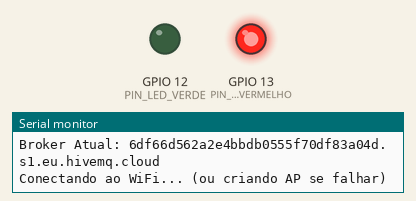
Simulated run of this sketch. Board: ESP32. On the bench: output pins drawn as LEDs (lit = HIGH), the last lines printed to the serial monitor. WiFi joins after 1.5 s; servers stay silent unless stated; random numbers use the default seed unless the sketch sets one; EEPROM starts erased; no MQTT or app messages arrive unless stated.

Above: at 0.1 s.
At 1.6 s:
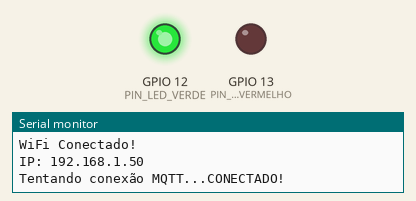
Timing chart, 0 to 3.1 s (numbered marks = the images above):
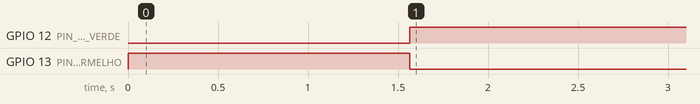

Measured:
- by itself, GPIO 12 (PIN_LED_VERDE): LOW → HIGH at 1.6 s
- by itself, GPIO 13 (PIN_LED_VERMELHO): HIGH → LOW at 1.6 s

The sketch:

teste_wifi_MQTT.ino
```cpp
/*
 * TESTE UNITÁRIO: Conectividade WiFi e MQTT (SSL/TLS)
 * Hardware: ESP32
 * Bibliotecas: WiFiManager (tzapu), PubSubClient, ArduinoJson
 * * OBJETIVO:
 * 1. Testar o portal cativo (WiFiManager).
 * 2. Validar a gravação de parametros na memória (Preferences).
 * 3. Testar conexão segura (TLS) com o Broker MQTT.
 */

#include <WiFi.h>
#include <WiFiClientSecure.h>
#include <WiFiManager.h>
#include <PubSubClient.h>
#include <Preferences.h>

// --- Configuração de Hardware (LEDs de Status) ---
#define PIN_LED_VERDE     12 // Aceso = Conectado e Operacional
#define PIN_LED_VERMELHO  13 // Aceso/Piscando = Tentando conectar ou Erro

// --- Valores Padrão (Caso a memória esteja vazia) ---
const char* DEFAULT_BROKER = "6df66d562a2e4bbdb0555f70df83a04d.s1.eu.hivemq.cloud";
const char* DEFAULT_PORT   = "8883"; // Porta SSL padrão
const char* DEFAULT_USER   = "Samuel";
const char* DEFAULT_PASS   = "Telecom25";

// --- Variáveis Globais ---
char mqtt_broker[100];
char mqtt_port[6];
char mqtt_user[40];
char mqtt_pass[40];

bool shouldSaveConfig = false;

// Objetos
WiFiClientSecure espClient;
PubSubClient mqttClient(espClient);
Preferences preferences;

// Callback para notificar que houve alterações no WiFiManager
void saveConfigCallback () {
  Serial.println("[CALLBACK] Alterações detectadas no Portal. Preparando para guardar...");
  shouldSaveConfig = true;
}

void setup() {
  Serial.begin(115200);
  pinMode(PIN_LED_VERDE, OUTPUT);
  pinMode(PIN_LED_VERMELHO, OUTPUT);

  // Estado inicial: LEDs apagados
  digitalWrite(PIN_LED_VERDE, LOW);
  digitalWrite(PIN_LED_VERMELHO, HIGH); // Vermelho indica "A iniciar/Desconectado"

  Serial.println("\n--- INICIANDO TESTE DE CONECTIVIDADE ---");

  // 1. Ler configurações salvas na memória NVS
  Serial.println("Lendo preferencias...");
  preferences.begin("balanca-cfg", false);

  String s_broker = preferences.getString("mqtt_broker", DEFAULT_BROKER);
  String s_port   = preferences.getString("mqtt_port", DEFAULT_PORT);
  String s_user   = preferences.getString("mqtt_user", DEFAULT_USER);
  String s_pass   = preferences.getString("mqtt_pass", DEFAULT_PASS);

  s_broker.toCharArray(mqtt_broker, 100);
  s_port.toCharArray(mqtt_port, 6);
  s_user.toCharArray(mqtt_user, 40);
  s_pass.toCharArray(mqtt_pass, 40);

  preferences.end();

  Serial.print("Broker Atual: "); Serial.println(mqtt_broker);

  // 2. Configurar WiFiManager
  WiFiManager wm;
  wm.setSaveConfigCallback(saveConfigCallback);

  // Parâmetros personalizados no portal
  WiFiManagerParameter custom_mqtt_server("server", "MQTT Broker", mqtt_broker, 100);
  WiFiManagerParameter custom_mqtt_port("port", "MQTT Port", mqtt_port, 6);
  WiFiManagerParameter custom_mqtt_user("user", "MQTT User", mqtt_user, 40);
  WiFiManagerParameter custom_mqtt_pass("pass", "MQTT Pass", mqtt_pass, 40, "type='password'");

  wm.addParameter(&custom_mqtt_server);
  wm.addParameter(&custom_mqtt_port);
  wm.addParameter(&custom_mqtt_user);
  wm.addParameter(&custom_mqtt_pass);

  // Se não conectar, cria o AP "ESP-TESTE-REDE"
  wm.setTimeout(180); // 3 minutos para configurar antes de reiniciar

  Serial.println("Conectando ao WiFi... (ou criando AP se falhar)");

  if (!wm.autoConnect("ESP-TESTE-REDE", "Admin1234")) {
    Serial.println("Falha na conexão ou timeout. Reiniciando...");
    ESP.restart();
  }

  // 3. Salvar novas configurações se foram alteradas
  if (shouldSaveConfig) {
    strcpy(mqtt_broker, custom_mqtt_server.getValue());
    strcpy(mqtt_port, custom_mqtt_port.getValue());
    strcpy(mqtt_user, custom_mqtt_user.getValue());
    strcpy(mqtt_pass, custom_mqtt_pass.getValue());

    Serial.println("Salvando novas configs na NVS...");
    preferences.begin("balanca-cfg", false);
    preferences.putString("mqtt_broker", mqtt_broker);
    preferences.putString("mqtt_port", mqtt_port);
    preferences.putString("mqtt_user", mqtt_user);
    preferences.putString("mqtt_pass", mqtt_pass);
    preferences.end();
  }

  Serial.println("WiFi Conectado!");
  Serial.print("IP: "); Serial.println(WiFi.localIP());

  // 4. Configurar MQTT Seguro
  // IMPORTANTE: setInsecure() permite conexão SSL sem validar certificado CA.
  // Para produção estrita, deveria usar setCACert(), mas para HiveMQ cloud free, isso facilita.
  espClient.setInsecure();

  int port_int = atoi(mqtt_port);
  mqttClient.setServer(mqtt_broker, port_int);
}

void loop() {
  // Verifica conexão MQTT
  if (!mqttClient.connected()) {
    digitalWrite(PIN_LED_VERDE, LOW);
    digitalWrite(PIN_LED_VERMELHO, HIGH);
    reconnectMQTT();
  } else {
    digitalWrite(PIN_LED_VERDE, HIGH);
    digitalWrite(PIN_LED_VERMELHO, LOW);
    mqttClient.loop();

    // Envia heartbeat a cada 5 segundos
    static unsigned long lastMsg = 0;
    if (millis() - lastMsg > 5000) {
      lastMsg = millis();
      String msg = "Teste conectividade: " + String(millis()/1000) + "s";
      Serial.print("Publicando: "); Serial.println(msg);

      // Tópico de teste genérico
      mqttClient.publish("balanca/teste/debug", msg.c_str());
    }
  }
}

void reconnectMQTT() {
  // Loop até conectar
  if (!mqttClient.connected()) {
    Serial.print("Tentando conexão MQTT...");

    String clientId = "ESP32-Teste-" + String(random(0xffff), HEX);

    if (mqttClient.connect(clientId.c_str(), mqtt_user, mqtt_pass)) {
      Serial.println("CONECTADO!");
      mqttClient.publish("balanca/teste/status", "Online - Script de Teste");
    } else {
      Serial.print("Falha, rc=");
      Serial.print(mqttClient.state());
      Serial.println(" tentando novamente em 5s");
      delay(5000);
    }
  }
}
```
